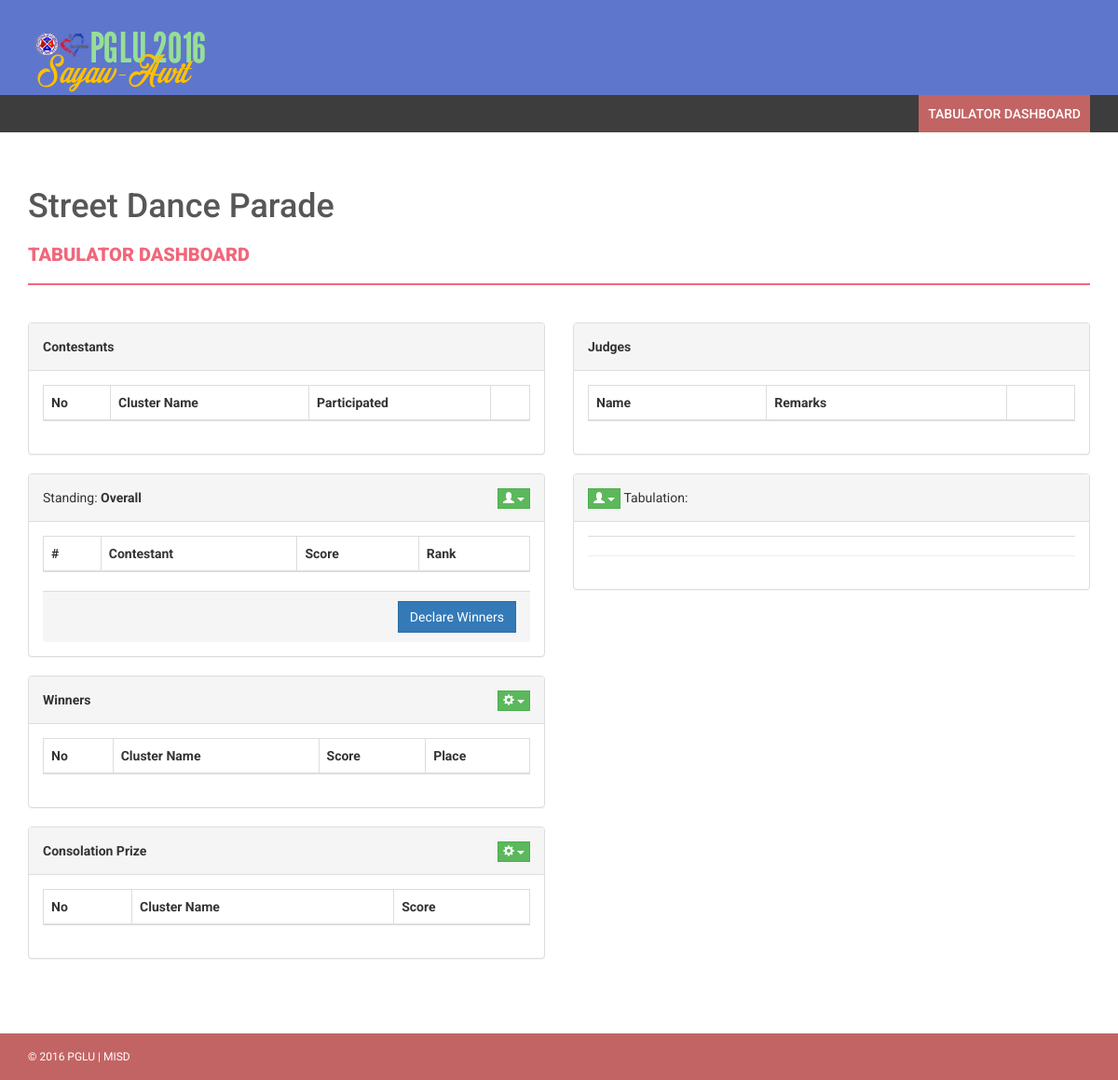
/tabulator/index.php, run on an earlier commit of the app's database.
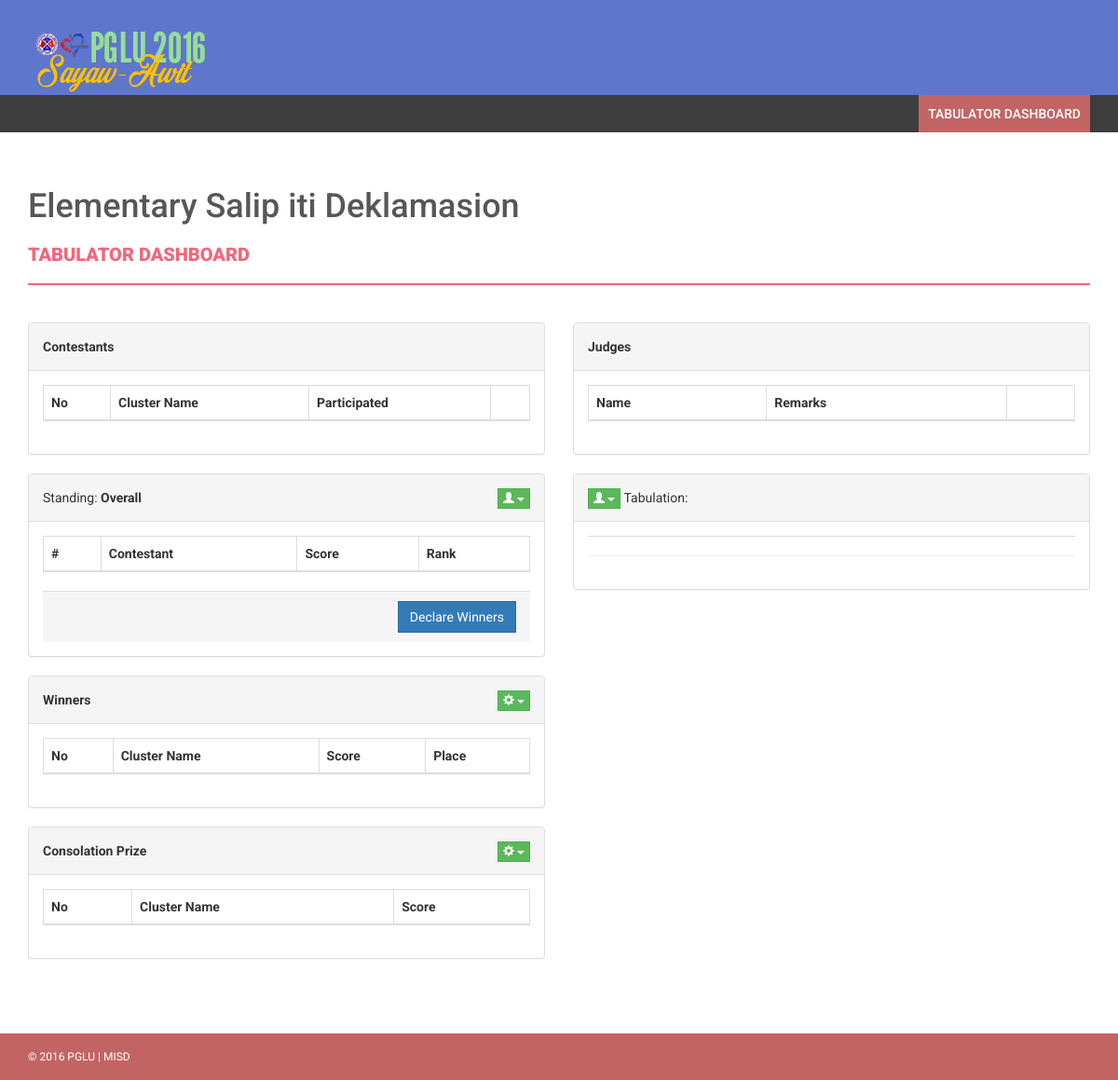
And on a later commit of the database.
### tables this page shows
CREATE TABLE `preferences` (
  `id` int(10) NOT NULL,
  `title` varchar(100) NOT NULL,
  `on_going_contestant` int(10) NOT NULL,
  `minimum_score` int(10) NOT NULL,
  `maximum_score` int(10) NOT NULL,
  `signup_token` int(10) NOT NULL,
  `admin_token` varchar(50) DEFAULT NULL
);

### db.php (called while the page is built, shortened)
<?php
class pdo_db {
	var $db;
	function __construct($table = "") {
		$server = "localhost";
		$db_name = "tabulation";
		$dsn = "mysql:host=$server;dbname=$db_name;charset=utf8";
		$username = "root";
		$password = "root";
		$this->db = new PDO($dsn, $username, $password, array(PDO::ATTR_EMULATE_PREPARES => false, PDO::ATTR_ERRMODE => PDO::ERRMODE_EXCEPTION));
	}
	function getData($sql) {
		$stmt = $this->db->query($sql);
		$results = $stmt->fetchAll(PDO::FETCH_ASSOC);
		return $results;
	}
}
?>

### tabulator/index.php (the view, shortened to what this page needs)
<?php
require_once '../db.php';
$con = new pdo_db();
$preferences = ($con->getData("SELECT * FROM preferences WHERE id = 1"))[0];
?>
<!DOCTYPE html>
<html xmlns="http://www.w3.org/1999/xhtml">
<head>
    <link href="../assets/css/bootstrap.css" rel="stylesheet" />
    <link href="../assets/css/font-awesome.css" rel="stylesheet" />
    <link href="../assets/css/style.css" rel="stylesheet" />
</head>
<body ng-app="dashboard" ng-controller="dashboardCtrl">
    <div class="navbar navbar-inverse set-radius-zero">
        <div class="container">
            <div class="navbar-header">
                <a class="navbar-brand" href="index.php">
                    <img src="../assets/img/logo.png" />
                </a>
            </div>
            <div class="left-div">
                <div class="user-settings-wrapper">
                    <ul class="nav">
                    </ul>
                </div>
            </div>
        </div>
    </div>
    <section class="menu-section">
        <div class="container">
            <div class="row">
                <div class="col-md-12">
                    <div class="navbar-collapse collapse ">
                        <ul id="menu-top" class="nav navbar-nav navbar-right">
                            <li><a class="menu-top-active" href="index.php">Tabulator Dashboard</a></li>
                        </ul>
                    </div>
                </div>
            </div>
        </div>
    </section>
    <div class="content-wrapper">
        <div class="container">
            <div class="row">
                <div class="col-md-12">
                    <h1 style="color: #575757;"><?php echo $preferences['title']; ?></h1>
				</div>
			</div>
            <div class="row">
                <div class="col-md-12">
                    <h4 class="page-head-line">Tabulator Dashboard</h4>
                </div>
            </div>
            <div class="row">
                <div class="col-md-6">
					<div class="panel panel-default">
						<div class="panel-heading">
							<strong>Contestants</strong>
						</div>
						<div class="panel-body">
							<table class="table table-striped table-bordered table-hover">
								<thead>
									<tr><th>No</th><th>Cluster Name</th><th>Participated</th><th>&nbsp;</th></tr>
								</thead>
							</table>
						</div>
					</div>
					<div class="panel panel-default">
						<div class="panel-heading">Standing: <strong>{{views.filter}}</strong>
							<div class="pull-right" >
								<div class="dropdown">
								  <button class="btn btn-success dropdown-toggle btn-xs" type="button" data-toggle="dropdown" aria-expanded="true">
									<span class="glyphicon glyphicon-user"></span>
									<span class="caret"></span>
								  </button>
								</div>
							</div>
						</div>
						<div class="panel-body">
						<div class="table-responsive">
							<table class="table table-striped table-bordered table-hover">
								<thead>
									<tr><th>#</th><th>Contestant</th><th>Score</th><th>Rank</th></tr>
								</thead>
							</table>
						</div>
						<div class="panel-footer">
							<a href="#" class="pull-right btn btn-primary" ng-disabled="views.declareWinners" ng-click="declareWinners()">Declare Winners</a>
						</div>
						</div>
					</div>
					<div class="panel panel-default">
						<div class="panel-heading">
							<strong>Winners</strong>
							<div class="pull-right" >
								<div class="dropdown">
								  <button class="btn btn-success dropdown-toggle btn-xs" type="button" data-toggle="dropdown" aria-expanded="true">
									<span class="glyphicon glyphicon-cog"></span>
									<span class="caret"></span>
								  </button>
								</div>
							</div>
						</div>
						<div class="panel-body">
							<table class="table table-striped table-bordered table-hover">
								<thead>
									<tr><th>No</th><th>Cluster Name</th><th>Score</th><th>Place</th></tr>
								</thead>
							</table>
						</div>
					</div>
					<div class="panel panel-default">
						<div class="panel-heading">
							<strong>Consolation Prize</strong>
							<div class="pull-right" >
								<div class="dropdown">
								  <button class="btn btn-success dropdown-toggle btn-xs" type="button" data-toggle="dropdown" aria-expanded="true">
									<span class="glyphicon glyphicon-cog"></span>
									<span class="caret"></span>
								  </button>
								</div>
							</div>
						</div>
						<div class="panel-body">
							<table class="table table-striped table-bordered table-hover">
								<thead>
									<tr><th>No</th><th>Cluster Name</th><th>Score</th></tr>
								</thead>
							</table>
						</div>
					</div>
                </div>
                <div class="col-md-6">
					<div class="panel panel-default">
						<div class="panel-heading">
							<strong>Judges</strong>
						</div>
						<div class="panel-body">
							<table class="table table-striped table-bordered table-hover">
								<thead>
									<tr><th>Name</th><th>Remarks</th><th>&nbsp;</th></tr>
								</thead>
							</table>
						</div>
					</div>
					<div class="panel panel-default">
						<div class="panel-heading">
							<div class="pull-left" >
								<div class="dropdown">
								  <button class="btn btn-success dropdown-toggle btn-xs" type="button" data-toggle="dropdown" aria-expanded="true">
									<span class="glyphicon glyphicon-user"></span>
									<span class="caret"></span>
								  </button>
								</div>
							</div>
						&nbsp;Tabulation: <span style="border: 0!important;" ng-show="views.contestant_no != 0?true:false">{{views.contestant_no}}</span>&nbsp;&nbsp;<strong>{{views.contestant}}</strong>
						</div>
						<div class="panel-body">
						<div class="table-responsive">
							<div>
							  <ul class="nav nav-tabs" role="tablist">
							  </ul>
							  <div class="tab-content">
								<hr>
							  </div>
							</div>
						</div>
						</div>
					</div>
                </div>
            </div>
        </div>
    </div>
    <footer>
        <div class="container">
            <div class="row">
                <div class="col-md-12">
                    &copy; 2016 PGLU | MISD
                </div>
            </div>
        </div>
    </footer>
</body>
</html>

### assets/css/style.css (style rules this page uses)
body { font-family: 'Roboto', sans-serif; line-height: 30px; }
.set-radius-zero { border-radius: 0px; -moz-border-radius: 0px; -webkit-border-radius: 0px; }
.content-wrapper { margin-top: 40px; min-height: 600px; padding-bottom: 60px; }
.page-head-line { font-weight: 900; padding-bottom: 20px; border-bottom: 2px solid #F0677C; text-transform: uppercase; color: #F0677C; font-size: 20px; margin-bottom: 40px; }
.btn { border-radius: 0px; -webkit-border-radius: 0px; -moz-border-radius: 0px; }
.left-div { padding-left: 30px; margin-top: 40px; margin-bottom: 30px; }
.navbar-brand { width: 250px; padding-top: 30px; }
.user-settings-wrapper { margin-top: 10px; }
.menu-section { background-color: #3D3D3D; }
#menu-top a { color: #FFF; text-decoration: none; font-weight: 500; padding: 10px 10px 10px 10px; text-transform: uppercase; }
.menu-top-active { background-color: #C36464; }
.navbar-inverse { background-color: #5f76cd; border-color: transparent; }
.navbar { margin-bottom: 0px; }
footer { padding: 10px; color: #fff; font-size: 12px; background-color: #C36464; }

What changed in the data, as far as the page shows it:
changed preferences: title "Street Dance Parade" → "Elementary Salip iti Deklamasion"
